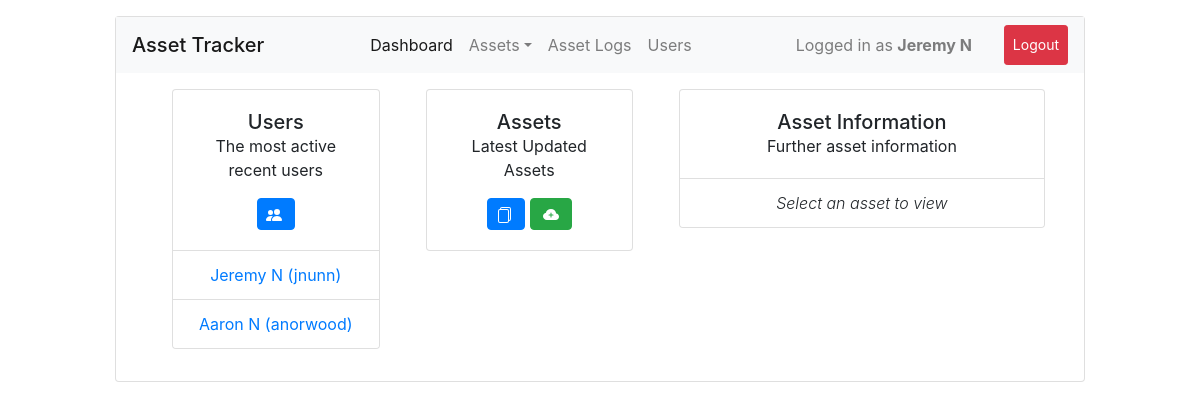
Screenshot of / (signed in) with the database file from the repository.
### db.py (models this page shows, shortened)
class User(db.Model):
	id = db.Column(db.Integer, primary_key=True)
	username = db.Column(db.String(50), unique=True, nullable=False)
	password = db.Column(db.String(120), nullable=False)
	name = db.Column(db.String(120), nullable=False)
	active = db.Column(db.Boolean, default=False)

### ui.py (the view)
@ui.route('/', methods=['GET'])
@login_required
def ui_index():
	return render_template("index.html")

### ui.py (called while the page is built)
def login_required(func):
	@wraps(func)
	def wrapper(*args, **kwargs):
		uid = session.get('user')
		if not uid:
			return redirect(url_for('ui.ui_login'))
		u = User.query.filter_by(id=int(uid), active=True).first()
		if not u:
			return redirect(url_for('ui.ui_login'))
		g.user = u
		return func(*args, **kwargs)
	return wrapper

### templates/index.html (shortened to what this page needs)
{% extends "main.html" %}
{% block content %}
<div class="card">
	<div class="card-block pb-3">
		<nav class="navbar navbar-expand navbar-light bg-light">
			<span class="navbar-brand mb-0 h1">Asset Tracker</span>
			<div class="collapse navbar-collapse justify-content-end">
				<div class="navbar-nav">
					<a class="nav-item nav-link active" href="{{ url_for('ui.ui_index') }}">Dashboard</a>
					<div class="nav-item dropdown">
						<a class="nav-link dropdown-toggle" data-toggle="dropdown" href="#" role="button" aria-haspopup="true" aria-expanded="false">Assets</a>
					</div>
					<a class="nav-item nav-link" href="{{ url_for('ui.ui_logs') }}">Asset Logs</a>
					<a class="nav-item nav-link" href="{{ url_for('ui.ui_users') }}">Users</a>
					<span class="px-5"></span>
					<div class="nav-item py-2 navbar-text">Logged in as <span class="font-weight-bold">{{ g.user.name }}</span></div>
					<span class="px-3"></span>
					<a class="nav-item btn btn-danger btn-sm py-2 text-white" href="{{ url_for('api.logout_user') }}">Logout</a>
				</div>
			</div>
		</nav>
	</div>
	<div class="card-block">
		<div class="row pl-5">
			<div class="col-3 mx-2">
				<div class="card">
					<div class="card-body text-center">
						<h5 class="card-title mb-0">Users</h5>
						<p class="card-text">The most active recent users</p>
						<a class="btn btn-primary pb-0 pl-2" href="{{ url_for('ui.ui_users') }}" title="View All Users">
						</a>
					</div>
					<ul class="list-group list-group-flush text-center">
					{% for u in list_users_quick() %}
						<li class="list-group-item"><a href="{{ url_for('ui.ui_users') }}#user/{{ u.id }}">{{ u.name }} ({{ u.username }})</a></li>
				 	{% endfor %}
					</ul>
				</div>
			</div>
			<div class="col-3 mx-2">
				<div class="card">
					<div class="card-body text-center">
						<h5 class="card-title mb-0">Assets</h5>
						<p class="card-text">Latest Updated Assets</p>
						<a class="btn btn-primary pb-0 pl-2" href="{{ url_for('ui.ui_assets') }}" title="View All Assets">
						</a>
						<a class="btn btn-success pb-0" href="{{ url_for('ui.ui_assets') }}#add" title="Add Asset">
						</a>
					</div>
				</div>
			</div>
			<div class="col-5 mx-2">
				<div class="card">
					<div class="card-body text-center">
						<h5 class="card-title mb-0">Asset Information</h5>
						<p class="card-text">Further asset information</p>
					</div>
					<ul class="list-group list-group-flush text-center" id="asset-info">
						<li class="list-group-item font-italic font-weight-light">Select an asset to view</li>
					</ul>
				</div>
			</div>
		</div>
	</div>
	<div class="card-block py-3"></div>
</div>
{% endblock %}

### rows the page displays
User: user.name "Jeremy N", name "Jeremy N", username "jnunn"
User: name "Aaron N", username "anorwood"
